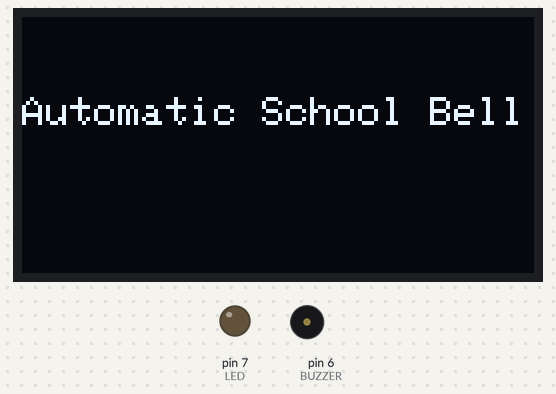
Simulated run of this sketch. Board: Arduino Uno, built with avr-gcc and run on an emulated ATmega328P. Parts: 128×64 one-colour display, output pins drawn as LEDs (lit = HIGH), buzzer (waves = sounding, pin HIGH).

Above: at 0.1 s.
At 2.2 s:
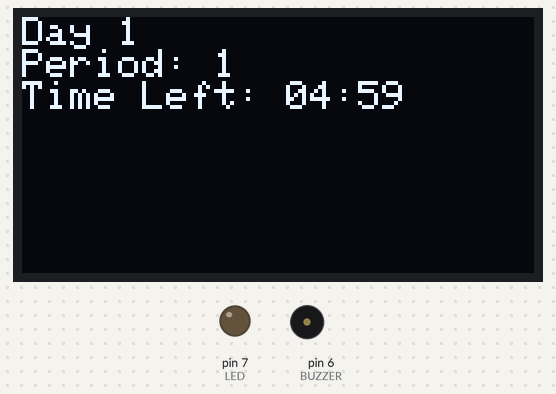
At 6.2 s:
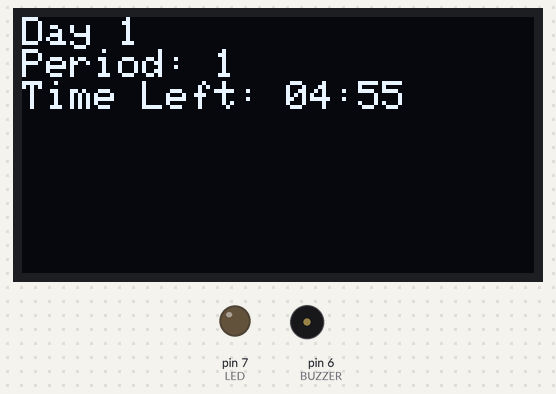
At 10.1 s:
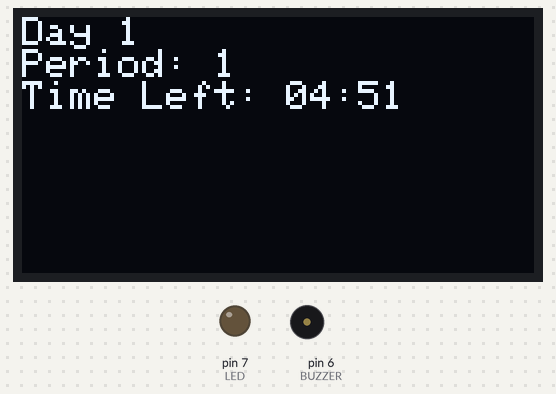
At 19.2 s:
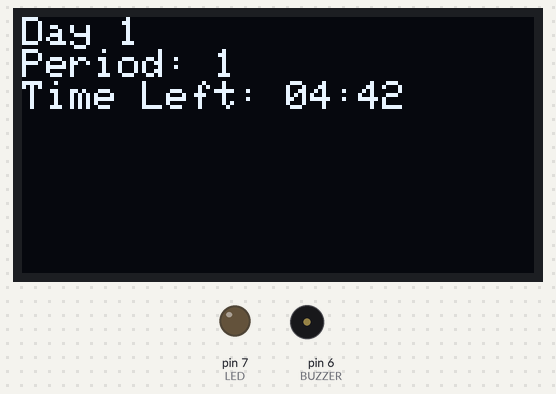
At 37.1 s:
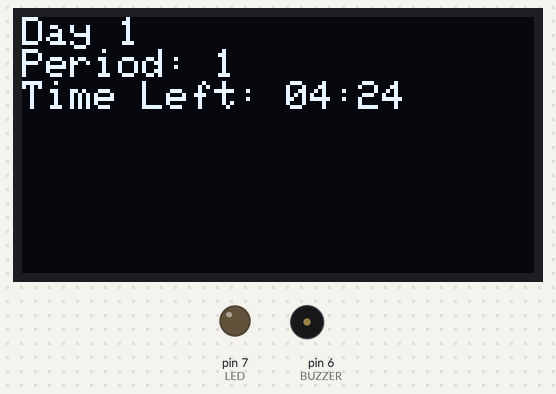

Measured:
- what the display in image 2 shows lasts 1.0 s, from 6.1 s to 7.1 s

The sketch:

Automatic-School-Bell.ino
```cpp
#include <Wire.h>
#include <Adafruit_GFX.h>
#include <Adafruit_SSD1306.h>

#define SCREEN_WIDTH 128
#define SCREEN_HEIGHT 64
#define BUZZER 6
#define LED 7

Adafruit_SSD1306 display(SCREEN_WIDTH, SCREEN_HEIGHT, &Wire, -1);

int currentPeriod = 1;
bool isLunch = false;
unsigned long periodStart;

void ringBell() {
  digitalWrite(BUZZER, HIGH);
  digitalWrite(LED, HIGH);
  delay(1000);
  digitalWrite(BUZZER, LOW);
  digitalWrite(LED, LOW);
}

void setup() {
  pinMode(BUZZER, OUTPUT);
  pinMode(LED, OUTPUT);

  display.begin(SSD1306_SWITCHCAPVCC, 0x3C);

  display.clearDisplay();
  display.setCursor(0, 20);
  display.println("Automatic School Bell");
  display.display();
  delay(2000);

  periodStart = millis();
}

void loop() {

  unsigned long elapsed = millis() - periodStart;
  unsigned long duration = isLunch ? 600000UL : 300000UL;

  unsigned long remaining = duration - elapsed;

  int minutes = (remaining / 1000) / 60;
  int seconds = (remaining / 1000) % 60;

  display.clearDisplay();
  display.setCursor(0, 0);
  display.println("Day 1");

  if (!isLunch) {
    display.print("Period: ");
    display.println(currentPeriod);
  } else {
    display.println("Lunch Break");
  }

  display.print("Time Left: ");
  if (minutes < 10) display.print("0");
  display.print(minutes);
  display.print(":");
  if (seconds < 10) display.print("0");
  display.print(seconds);

  display.display();

  if (elapsed >= duration) {
    ringBell();
    periodStart = millis();

    if (!isLunch) {
      currentPeriod++;
      if (currentPeriod == 5) isLunch = true;
    } else {
      isLunch = false;
    }

    if (currentPeriod > 8) {
      display.clearDisplay();
      display.setCursor(0, 20);
      display.println("School Over");
      display.display();
      while (1);
    }
  }
}
```
